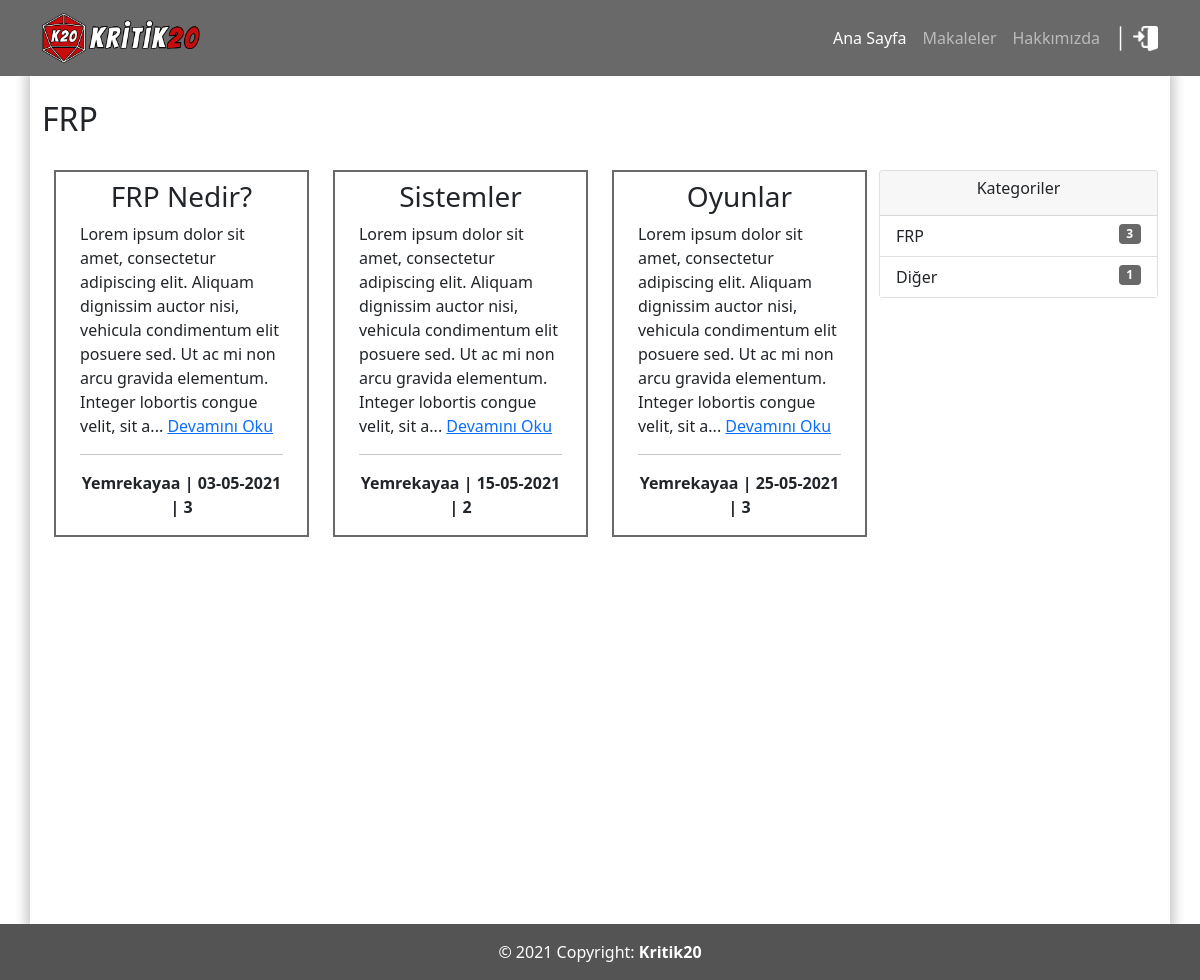
The app's page /category.php?c_id=1 with its own data.
### tables this page shows
CREATE TABLE `categories` (
  `c_id` int(11) NOT NULL,
  `c_name` varchar(36) NOT NULL,
  `c_description` text NOT NULL
);

CREATE TABLE `articles` (
  `a_id` int(11) NOT NULL,
  `a_title` varchar(36) NOT NULL,
  `a_content` text NOT NULL,
  `a_cid` int(11) NOT NULL,
  `a_image` varchar(99) NOT NULL,
  `a_author` varchar(36) NOT NULL,
  `a_view` text NOT NULL DEFAULT '0',
  `a_summary` text NOT NULL,
  `a_date` date DEFAULT NULL
);

### category.php (the view, shortened to what this page needs)
<?php
include "inc/db.php";
$category_id = $_GET["c_id"];
$sql_category_name = "SELECT c_name FROM categories WHERE c_id='$category_id'";
$select_category = mysqli_query($conn, $sql_category_name);
$get_category = mysqli_fetch_assoc($select_category);
include("inc/header.php");
?>
<body>
    <header id='header'>
        <?php include 'inc/navbar.php' ?>
    </header>
    <div class="container container-border pb-5">
        <section id='content ' class='vh-100'>
            <h2 class="text-start py-4"><?php echo  $get_category['c_name']; ?></h2>
            <?php include 'inc/sidebar.php' ?>
            <div class='row justify-content-start w-75'>
                <?php
                $category_id = $_GET["c_id"];
                $sql = "SELECT * FROM articles WHERE a_cid='$category_id'";
                $select_all_articles = mysqli_query($conn, $sql);
                while ($row = mysqli_fetch_array($select_all_articles)) {
                    $article_id = $row["a_id"];
                    $article_name = $row["a_title"];
                    $article_summary = $row["a_summary"];
                    $article_author = $row["a_author"];
                    $article_date = date("d-m-Y", strtotime($row["a_date"]));
                    $article_view = $row["a_view"]
                ?>
                    <div class='col-md-4 mb-4'>
                        <div class=" container content-border">
                            <h3 class="text-center mt-2"><a class="text-decoration-none text-dark" href="<?php echo "./aread.php?a_id={$article_id}"; ?>"><?php echo $article_name; ?></a> </h3>
                            <p class=""><?php echo substr($article_summary, 0, 200); ?>... <a href="<?php echo "./aread.php?a_id={$article_id}"; ?>">Devamını Oku</a></p>
                            <hr>
                            <div class="text-center pb-3"><b><?php echo "{$article_author} | {$article_date} | {$article_view}"; ?></b></div>
                        </div>
                    </div>
                <?php } ?>
            </div>
        </section>
    </div>
    <?php include 'inc/footer.php'; ?>
</body>
</html>

### inc/sidebar.php
<aside class="w-25 float-end">
    <div class="card">
        <article class="card-group-item">
            <header class="card-header">
                <h6 class="title text-center">Kategoriler</h6>
            </header>
            <div class="filter-content">
                <div class="list-group list-group-flush">
                    <?php
                    $sql = "SELECT * FROM categories";
                    $select_all_categories = mysqli_query($conn, $sql);
                    while ($row = mysqli_fetch_assoc($select_all_categories)) {
                        $category_id = $row["c_id"];
                        $sql_count = mysqli_query($conn, "SELECT count(*) FROM articles WHERE a_cid='$category_id'");
                        $count = mysqli_fetch_array($sql_count);
                        $result = $count[0];
                        $category_name = $row["c_name"];
                        echo "<a href='./category.php?c_id={$category_id}' class='list-group-item'>{$category_name}<span class='float-end badge badge-light round bg-k20secondary'>{$result}</span> </a>";
                    }
                    ?>
                </div>
            </div>
        </article>
    </div>
</aside>

### css/main.css (style rules this page uses)
.bg-k20secondary { background-color: #696969 !important; }
.container-border { -webkit-box-shadow: 0px 0px 10px 5px rgba(0, 0, 0, 0.2); box-shadow: 0px 0px 10px 5px rgba(0, 0, 0, 0.2); }
p { word-wrap: break-word; }
.content-border { border-style: solid; border-color: #696969; border-width: 2px; }
hr { margin-top: 1rem; margin-bottom: 1rem; border: 0; border-top: 1px solid rgba(0, 0, 0, 0.1); }

### records on screen
categories: c_name "FRP", result "3"
categories: c_name "Diğer", result "1"
articles: a_title "FRP Nedir?", a_summary "Lorem ipsum dolor sit amet, consectetur adipiscing elit. Aliquam dignissim auctor nisi, vehicula condimentum elit posuere sed. Ut ac mi non arcu gravida elementum. Integer lobortis congue velit, sit a", a_author "Yemrekayaa", a_date "03-05-2021", a_view "3"
articles: a_title "Sistemler", a_summary "Lorem ipsum dolor sit amet, consectetur adipiscing elit. Aliquam dignissim auctor nisi, vehicula condimentum elit posuere sed. Ut ac mi non arcu gravida elementum. Integer lobortis congue velit, sit a", a_author "Yemrekayaa", a_date "15-05-2021", a_view "2"
articles: a_title "Oyunlar", a_summary "Lorem ipsum dolor sit amet, consectetur adipiscing elit. Aliquam dignissim auctor nisi, vehicula condimentum elit posuere sed. Ut ac mi non arcu gravida elementum. Integer lobortis congue velit, sit a", a_author "Yemrekayaa", a_date "25-05-2021", a_view "3"
